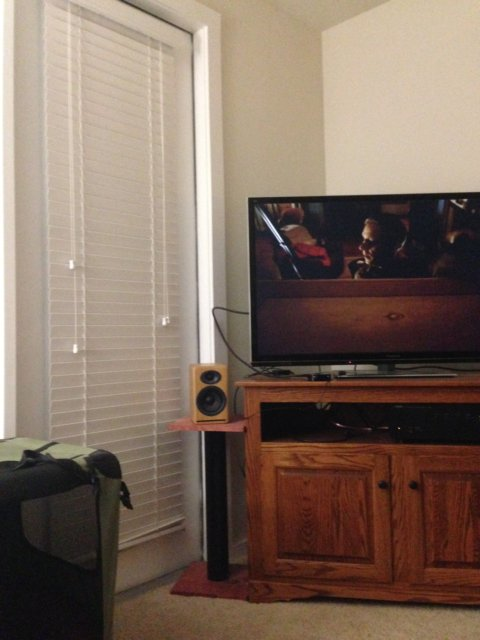
#> input picture room1.jpg, 480 x 640 px, given in place of fig3.tif, which was not available
$ jupyter execute Gaussain_Highpass_Filter.ipynb
#> lines starting #> are read from the running program, lines starting #| are printed output that depends on the picture; pictures that were not available may be replaced by others from this repository, and a replacement may not be noted
[cell 1]
import cv2
import matplotlib.pyplot as plt
import math
import numpy as np
import scipy.fftpack as fp
from google.colab import files
upload = files.upload()
#> the answer given: room1.jpg

img = cv2.imread('fig3.tif',0)
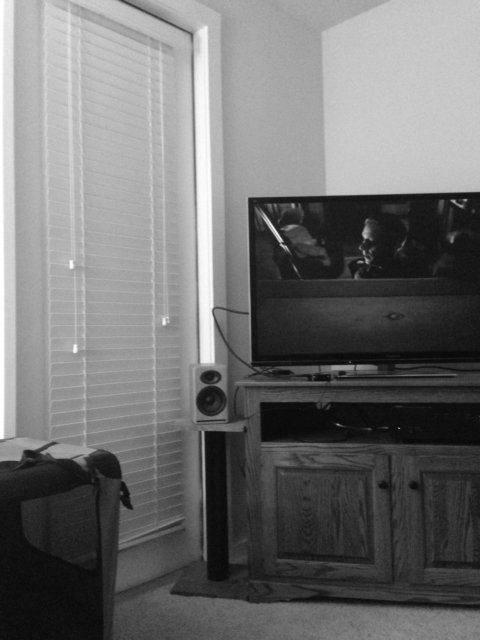
#> img: shape (640, 480); min 2, max 255, mean 112.8
(P,Q) = img.shape
#> P = 640; Q = 480

[cell 2]
def HighpassGaussianFilter(P,Q):
#> called with P = 640, Q = 480
    H = np.zeros((P,Q), dtype=complex)
    p = int(P/2)
#> p = 320
    q = int(Q/2)
#> q = 240
    for u in range(-p, p):
        for v in range(-q,q):
            H[u+p, v+q] = 1 - math.exp(-1* math.sqrt((u)**2 + (v)**2)/(2*900))

    return H

def performFunction(img,H):
    plt.imshow(img,cmap='gray')
    plt.show()
    F1 = fp.fft2((img).astype(float))
    F2 = fp.fftshift(F1)
    F2= F2*H
    return F2

H = HighpassGaussianFilter(P,Q)

for i in range(100):
    print(i)

    F2 = performFunction(img,H)
    img = fp.ifft2(fp.ifftshift(F2)).astype(float)
#> this loop made 100 passes
#> pass 1, `img = fp.ifft2(fp.ifftshift(F2)).astype(float)`:
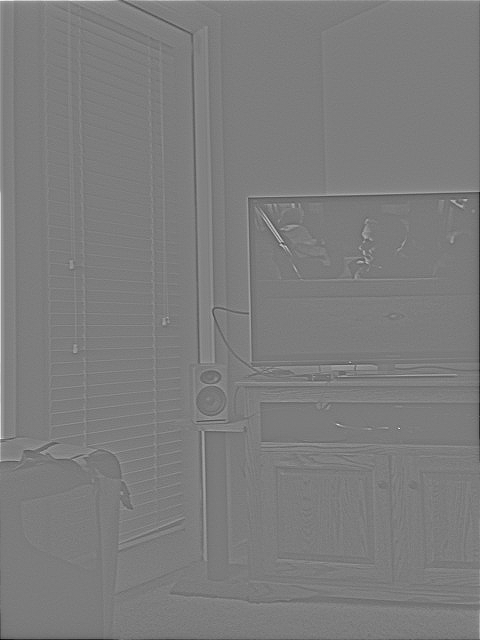
#> img: shape (640, 480) float64; min -11.54, max 11.97, mean -8.88e-18; drawn with min black and max white

$ run again, on room2.jpg
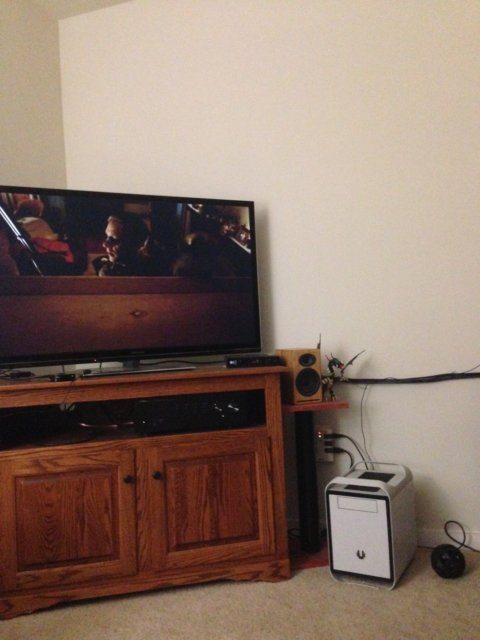
#> input picture room2.jpg, 480 x 640 px, given in place of fig3.tif, which was not available
#> the loop `for i in range(100):` made 100 passes
#> pass 1, `img = fp.ifft2(fp.ifftshift(F2)).astype(float)`:
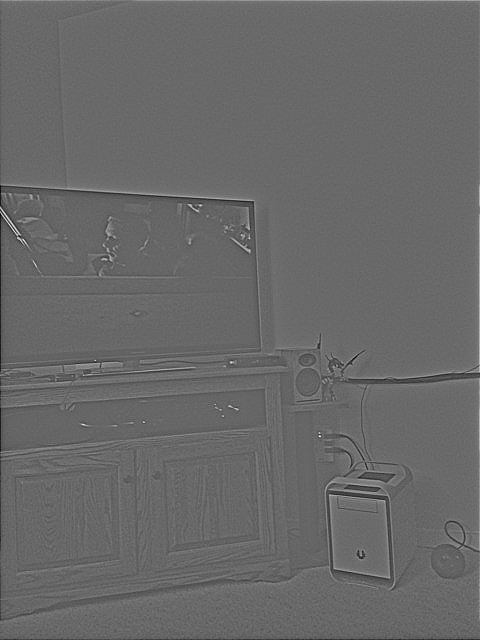
#> img: shape (640, 480) float64; min -7.04, max 10.11, mean 5.92e-18; drawn with min black and max white
#> after the loop `for i in range(100):`:
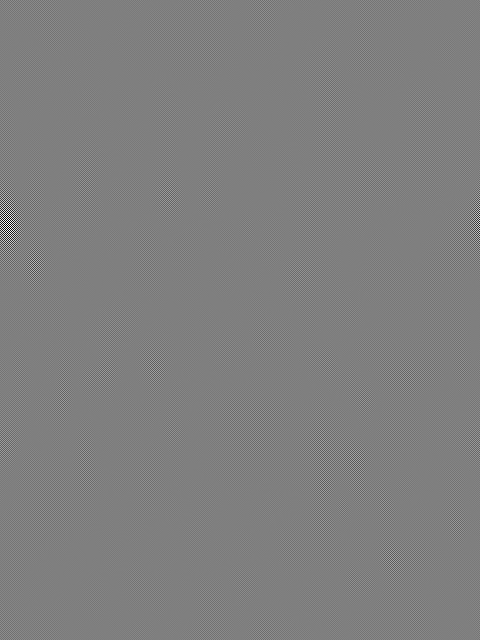
#> img: shape (640, 480) float64; min -6.39e-72, max 6.39e-72, mean -3.44e-91; drawn with min black and max white

$ run again, on Image3.tif
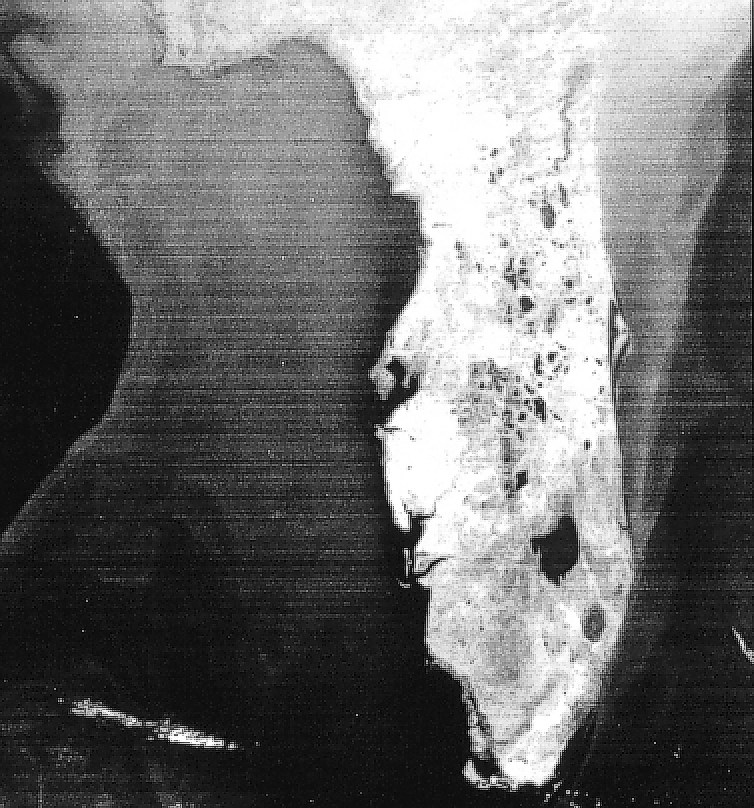
#> input picture Image3.tif, 754 x 808 px, given in place of fig3.tif, which was not available
#> img is the input picture: shape (808, 754); min 0, max 255, mean 109.3
#> the loop `for i in range(100):` made 100 passes
#> pass 1, `img = fp.ifft2(fp.ifftshift(F2)).astype(float)`:
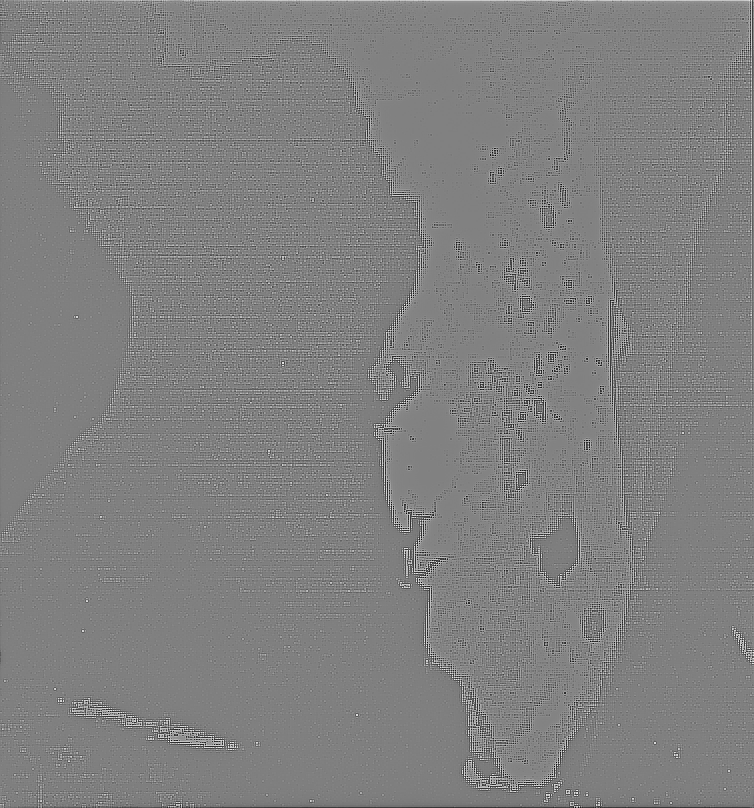
#> img: shape (808, 754) float64; min -21.59, max 21.23, mean 0; drawn with min black and max white
